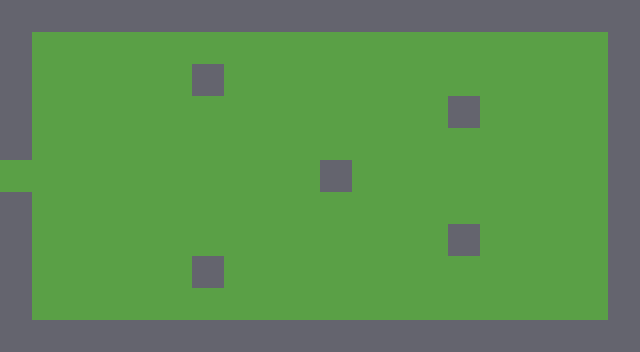

Rendered tile map (Tiled .tmx) drawn with the repository's tilesets; below, a short description and the full map source, tile grids included:
An orthogonal 20x11 tile map with 32x32 px tiles, 4 tile layers (Sol, Decor, Murs, Dessus) and 2 objects (Spawn, Sortie).

<map version="1.10" tiledversion="1.12.2" orientation="orthogonal" renderorder="right-down" width="20" height="11" tilewidth="32" tileheight="32" infinite="0" nextlayerid="6" nextobjectid="3">
 <tileset firstgid="1" source="../tilesets/placeholder_test.tsx" />
 <layer id="1" name="Sol" width="20" height="11">
  <data encoding="csv">
1,1,1,1,1,1,1,1,1,1,1,1,1,1,1,1,1,1,1,1,
1,1,1,1,1,1,1,1,1,1,1,1,1,1,1,1,1,1,1,1,
1,1,1,1,1,1,1,1,1,1,1,1,1,1,1,1,1,1,1,1,
1,1,1,1,1,1,1,1,1,1,1,1,1,1,1,1,1,1,1,1,
1,1,1,1,1,1,1,1,1,1,1,1,1,1,1,1,1,1,1,1,
1,1,1,1,1,1,1,1,1,1,1,1,1,1,1,1,1,1,1,1,
1,1,1,1,1,1,1,1,1,1,1,1,1,1,1,1,1,1,1,1,
1,1,1,1,1,1,1,1,1,1,1,1,1,1,1,1,1,1,1,1,
1,1,1,1,1,1,1,1,1,1,1,1,1,1,1,1,1,1,1,1,
1,1,1,1,1,1,1,1,1,1,1,1,1,1,1,1,1,1,1,1,
1,1,1,1,1,1,1,1,1,1,1,1,1,1,1,1,1,1,1,1
</data>
 </layer>
 <layer id="2" name="Decor" width="20" height="11">
  <data encoding="csv">
0,0,0,0,0,0,0,0,0,0,0,0,0,0,0,0,0,0,0,0,
0,0,0,0,0,0,0,0,0,0,0,0,0,0,0,0,0,0,0,0,
0,0,0,0,0,0,0,0,0,0,0,0,0,0,0,0,0,0,0,0,
0,0,0,0,0,0,0,0,0,0,0,0,0,0,0,0,0,0,0,0,
0,0,0,0,0,0,0,0,0,0,0,0,0,0,0,0,0,0,0,0,
0,0,0,0,0,0,0,0,0,0,0,0,0,0,0,0,0,0,0,0,
0,0,0,0,0,0,0,0,0,0,0,0,0,0,0,0,0,0,0,0,
0,0,0,0,0,0,0,0,0,0,0,0,0,0,0,0,0,0,0,0,
0,0,0,0,0,0,0,0,0,0,0,0,0,0,0,0,0,0,0,0,
0,0,0,0,0,0,0,0,0,0,0,0,0,0,0,0,0,0,0,0,
0,0,0,0,0,0,0,0,0,0,0,0,0,0,0,0,0,0,0,0
</data>
 </layer>
 <layer id="3" name="Murs" width="20" height="11">
  <data encoding="csv">
4,4,4,4,4,4,4,4,4,4,4,4,4,4,4,4,4,4,4,4,
4,0,0,0,0,0,0,0,0,0,0,0,0,0,0,0,0,0,0,4,
4,0,0,0,0,0,4,0,0,0,0,0,0,0,0,0,0,0,0,4,
4,0,0,0,0,0,0,0,0,0,0,0,0,0,4,0,0,0,0,4,
4,0,0,0,0,0,0,0,0,0,0,0,0,0,0,0,0,0,0,4,
0,0,0,0,0,0,0,0,0,0,4,0,0,0,0,0,0,0,0,4,
4,0,0,0,0,0,0,0,0,0,0,0,0,0,0,0,0,0,0,4,
4,0,0,0,0,0,0,0,0,0,0,0,0,0,4,0,0,0,0,4,
4,0,0,0,0,0,4,0,0,0,0,0,0,0,0,0,0,0,0,4,
4,0,0,0,0,0,0,0,0,0,0,0,0,0,0,0,0,0,0,4,
4,4,4,4,4,4,4,4,4,4,4,4,4,4,4,4,4,4,4,4
</data>
 </layer>
 <objectgroup id="4" name="Objets">
  <object id="1" type="Spawn" x="96" y="176">
   <properties>
    <property name="id" value="depuis_salle3" />
   </properties>
   <point />
  </object>
  <object id="2" type="Sortie" x="0" y="160" width="32" height="32">
   <properties>
    <property name="cible_carte" value="res://scenes/rooms/salle_test3_room.tscn" />
    <property name="cible_spawn" value="depuis_arene" />
    <property name="godot_node_type" value="area" />
   </properties>
  </object>
 </objectgroup>
 <layer id="5" name="Dessus" width="20" height="11">
  <data encoding="csv">
0,0,0,0,0,0,0,0,0,0,0,0,0,0,0,0,0,0,0,0,
0,0,0,0,0,0,0,0,0,0,0,0,0,0,0,0,0,0,0,0,
0,0,0,0,0,0,0,0,0,0,0,0,0,0,0,0,0,0,0,0,
0,0,0,0,0,0,0,0,0,0,0,0,0,0,0,0,0,0,0,0,
0,0,0,0,0,0,0,0,0,0,0,0,0,0,0,0,0,0,0,0,
0,0,0,0,0,0,0,0,0,0,0,0,0,0,0,0,0,0,0,0,
0,0,0,0,0,0,0,0,0,0,0,0,0,0,0,0,0,0,0,0,
0,0,0,0,0,0,0,0,0,0,0,0,0,0,0,0,0,0,0,0,
0,0,0,0,0,0,0,0,0,0,0,0,0,0,0,0,0,0,0,0,
0,0,0,0,0,0,0,0,0,0,0,0,0,0,0,0,0,0,0,0,
0,0,0,0,0,0,0,0,0,0,0,0,0,0,0,0,0,0,0,0
</data>
 </layer>
</map>
